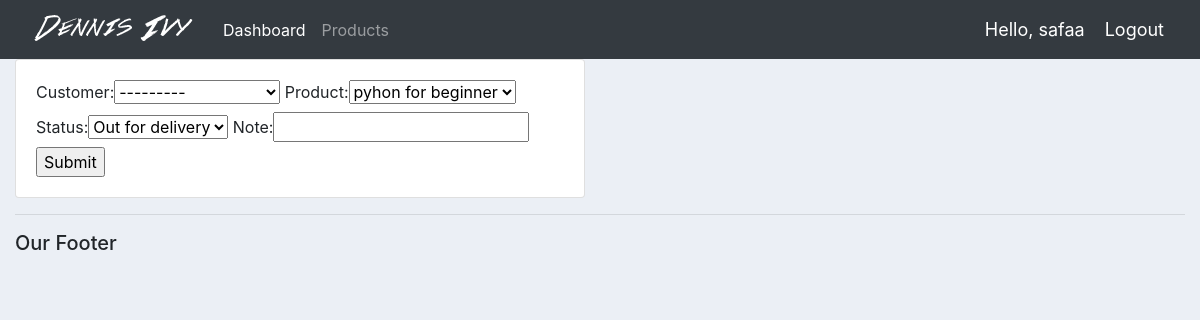
The app's page /update_order/7 (signed in) with its own data.
### accounts/models.py (models this page shows, shortened)
class Order(models.Model):
    STATUS = (
        ('Pending', 'Pending'),
        ('Out for delivery', 'Out for delivery'),
        ('Delivered', 'Delivered'),
    )
    customer = models.ForeignKey(Customer, null=True, on_delete=models.SET_NULL)
    product = models.ForeignKey(Product, null=True, on_delete=models.SET_NULL)
    date_created = models.DateTimeField(auto_now_add=True, null=True)
    status = models.CharField(max_length=200, null=True, choices=STATUS)
    note = models.CharField(max_length=1000, null=True)

### accounts/decorators.py (the view)
        def wrapper_func(request, *args, **kwargs):
            group = None
            if request.user.groups.exists():
                group = request.user.groups.all()[0].name
            if group in allowed_roles:
                return view_func(request, *args, **kwargs)
            else:
                return HttpResponse('You are not authorized to view this page')

### accounts/forms.py
class OrderForm(ModelForm):
    class Meta:
        model = Order
        fields = '__all__'

### accounts/models.py (called while the page is built)
    def __str__(self):
        return self.name

    def __str__(self):
        return self.name

### accounts/views.py (called while the page is built)
@login_required(login_url='login')
@allowed_users(allowed_roles=['admin'])
def updateOrder(request, pk):
    order = Order.objects.get(id=pk)
    form = OrderForm(instance=order)
    if request.method == 'POST':
        form = OrderForm(request.POST, instance=order)
        if form.is_valid():
            form.save()
            return redirect('/')
    context = {
        'form': form
    }
    return render(request, 'accounts/update_order.html', context)

### accounts/templates/accounts/update_order.html (shortened to what this page needs)
{% extends 'accounts/main.html' %}
{% load static %}
{% block content %}
<div class="row">
	<div class="col-md-6">
		<div class="card card-body">
			<form action="" method="POST">
				{{form}}
				<input type="submit" name="Submit">
			</form>
		</div>
	</div>
</div>
{% endblock %}

### accounts/templates/accounts/navbar.html (shortened to what this page needs)
{% load static %}
<nav class="navbar navbar-expand-lg navbar-dark bg-dark">
 <img src="{% static 'images/logo.png' %}">
  <div class="collapse navbar-collapse" id="navbarNav">
    <ul class="navbar-nav">
      {% if request.user.is_staff %}
      <li class="nav-item active">
        <a class="nav-link" href="{% url 'home' %}">Dashboard</a>
      </li>
      <li class="nav-item">
        <a class="nav-link" href="{% url 'products' %}">Products</a>
      </li>
      {% else %}
       <li class="nav-item">
        <a class="nav-link" href="{% url 'account' %}">Settings</a>
      </li>
      {% endif %}
    </ul>
  </div>
  <span class="hello-msg">Hello, {{request.user}}</span>
  <span ><a  class="hello-msg" href="{% url 'logout' %}">Logout</a></span>
</nav>

### static/css/main.css (style rules this page uses)
body { background-color: #ebeff5; }

### accounts/templates/accounts/navbar.html (style rules this page uses)
.hello-msg { font-size: 18px; color: #fff; margin-right: 20px; }

### records on screen
Order: customer "---------", product "pyhon for beginner", status "Out for delivery"

### other values on screen
{{ request.user }} "safaa"
